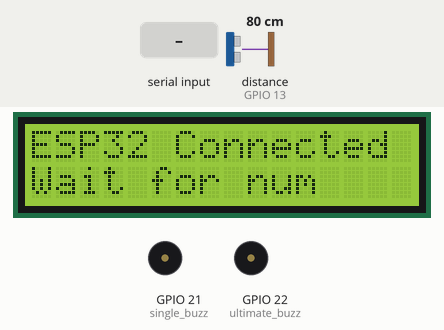
Recording of a sketch running on a simulated ESP32. Parts: 16×2 character LCD, buzzer (waves = sounding, pin HIGH). Wiring (inferred from the names in the program): ultrasonic range finder: trigger GPIO 12; echo GPIO 13. Inputs (shaded band) come from the test bench; at power-on: distance to the obstacle (sensor on GPIO 13) 80 cm. The echo pulse lasts 58.3 µs per cm; nothing arrives over Bluetooth unless stated; pins used as bus, display or sensor lines are not drawn; what the sketch prints to the serial monitor is not drawn.

Above: at 6.3 s.
6.4 s: "90,45\n" received over the second serial link
At 6.8 s:
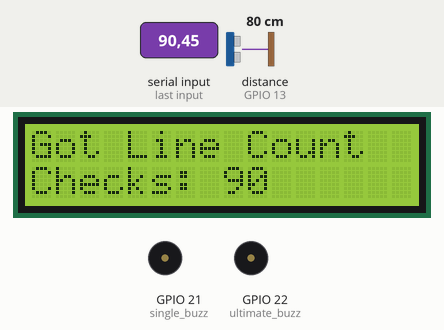
7.9 s: distance to the obstacle (sensor on GPIO 13) set to 30 cm
10.9 s: distance to the obstacle (sensor on GPIO 13) set to 24 cm
At 13.5 s:
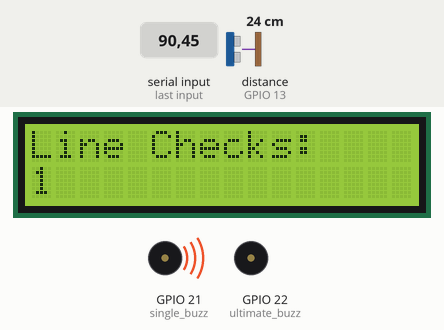
13.9 s: "90\n" received over the second serial link
At 15.5 s:
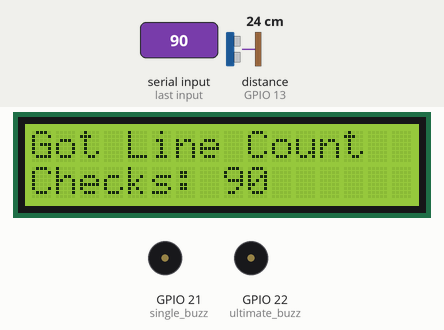
16.3 s: distance to the obstacle (sensor on GPIO 13) set to 35 cm
At 20.5 s:
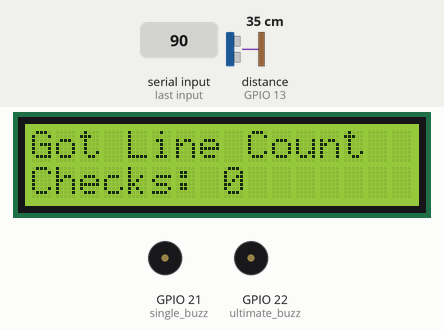
Timing chart, 0 to 22.0 s (numbered marks = the images above; inputs shaded):
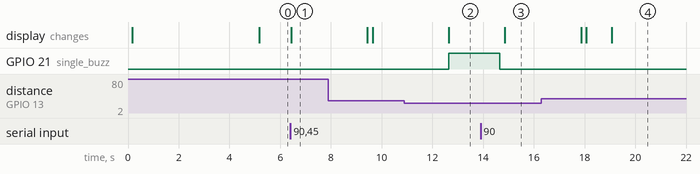

Measured:
- the behaviour switches between 27 and 26 cm on distance to the obstacle (sensor on GPIO 13) (found by bisection; images 1 and 2)
- after the input at 6.4 s, the display: changes at once (image 1)
- after the input at 10.9 s, GPIO 21 (single_buzz): LOW → HIGH after 1.8 s; the display: changes after 1.8 s (image 2)
- after the input at 16.3 s, GPIO 21 (single_buzz): stays LOW (without the input it goes to HIGH after 1.6 s); the display: first changes after 1.6 s (image 4 shows a later state)

The sketch:

LineChecker.ino
```cpp
#include <LiquidCrystal.h>         // For controlling the LCD
#include <BluetoothSerial.h>       // For Bluetooth communication

// Comments for the each block were added with help of chat-gp (but not logic, its purely by me)
// Pin definitions
int trig = 12;
int echo = 13;
int RS = 14;
int E = 16;
int D4 = 25;
int D5 = 26;
int D6 = 27;
int D7 = 4;
int single_buzz = 21;
int ultimate_buzz = 22;

// State variables
int f = 0;                         // Counter for number of line checks
int prevDisplay = -1;             // To avoid re-printing same count on LCD
int linecheck_no = 0;             // Number received from user via Bluetooth

BluetoothSerial linecheck;        // Bluetooth Serial object
LiquidCrystal lcd(RS, E, D4, D5, D6, D7);  // LCD setup

// These are used to track timeout when no object is detected
unsigned long noObjectStartTime = 0;
bool noObjectDetected = false;

void setup() {
  Serial.begin(115200);
  linecheck.begin("LineCheck_BT");  // Start Bluetooth service

  // Setup pin modes
  pinMode(trig, OUTPUT);
  pinMode(echo, INPUT);
  pinMode(single_buzz, OUTPUT);
  pinMode(ultimate_buzz, OUTPUT);

  digitalWrite(trig, LOW);
  delayMicroseconds(2);
  delay(100);

  // Initialize LCD and show welcome message
  lcd.begin(16, 2);
  lcd.setCursor(0, 0);
  lcd.print("Enter number of");
  lcd.setCursor(0, 1);
  lcd.print("Line checks :)");
  delay(5000);
  lcd.clear();
}

void loop() {
  // 📶 Show Bluetooth connection status
  if (linecheck.hasClient()) {
    lcd.setCursor(0, 0);
    lcd.print("ESP32 Connected");
    lcd.setCursor(0, 1);
    lcd.print("Wait for num");
  } else {
    lcd.setCursor(0, 0);
    lcd.print("Waiting for BT ");
    lcd.setCursor(0, 1);
    lcd.print("to connect...   ");
    delay(500);
    return; // Exit loop if not connected
  }

  // 📥 Check and read number from the app
  if (linecheck.available()) {
    linecheck_no = linecheck.parseInt();  // Safely read integer
    Serial.print("Received number: ");
    Serial.println(linecheck_no);

    // Show confirmation on LCD
    lcd.clear();
    lcd.setCursor(0, 0);
    lcd.print("Got Line Count");
    lcd.setCursor(0, 1);
    lcd.print("Checks: ");
    lcd.print(linecheck_no);

    // Reset counters for new session
    f = 0;
    prevDisplay = -1;

    delay(3000);
    lcd.clear();
  }

  // 📏 Measure distance using ultrasonic sensor
  digitalWrite(trig, HIGH);
  delayMicroseconds(10);
  digitalWrite(trig, LOW);
  long duration = pulseIn(echo, HIGH);
  int distance = (duration * 0.0343) / 2;

  Serial.print("Distance: ");
  Serial.print(distance);
  Serial.println(" cm");

  // 🧠 Logic to count line checks or timeout

  // 🔹 Logic for sending current counted line check number when no contact is detected for more than 10s is built with help of ChatGPT
  // If distance is valid and target not yet reached
  if (linecheck_no > 0 && f < linecheck_no) {

    if (distance <= 25 && distance > 0) {
      // Reset timeout logic if object appears again
      noObjectDetected = false;
      noObjectStartTime = 0;

      // 🔔 Buzz and count
      f++;
      if (prevDisplay != f) {
        lcd.clear();
        lcd.setCursor(0, 0);
        lcd.print("Line Checks:");
        lcd.setCursor(0, 1);
        lcd.print(f);
        prevDisplay = f;
      }
      digitalWrite(single_buzz, HIGH);
      delay(2000);
      digitalWrite(single_buzz, LOW);
    } else {
      // 🔹 Logic for sending current count when no object detected under 10s is built with help of ChatGPT
      // Start tracking "no object" time
      if (!noObjectDetected) {
        noObjectDetected = true;
        noObjectStartTime = millis();
      }
      // If no object for more than 10 seconds
      else if (millis() - noObjectStartTime >= 10000) {
        // Show final count and send it to app
        lcd.clear();
        lcd.setCursor(0, 0);
        lcd.print("No Object Here");       // ✅ Fixed: was 17 chars
        lcd.setCursor(0, 1);
        lcd.print("Final Count: ");
        lcd.print(f);

        Serial.print("Final Count Sent: ");
        Serial.println(f);
        linecheck.println(f);  // 📤 Send to app

        // Final buzz for alert
        digitalWrite(ultimate_buzz, HIGH);
        delay(5000);
        digitalWrite(ultimate_buzz, LOW);

        // Reset everything
        linecheck_no = 0;
        f = 0;
        prevDisplay = -1;
        noObjectDetected = false;

        delay(3000);
        lcd.clear();
      }
    }
  }

  delay(200);  // Short delay to avoid flooding
}
```
